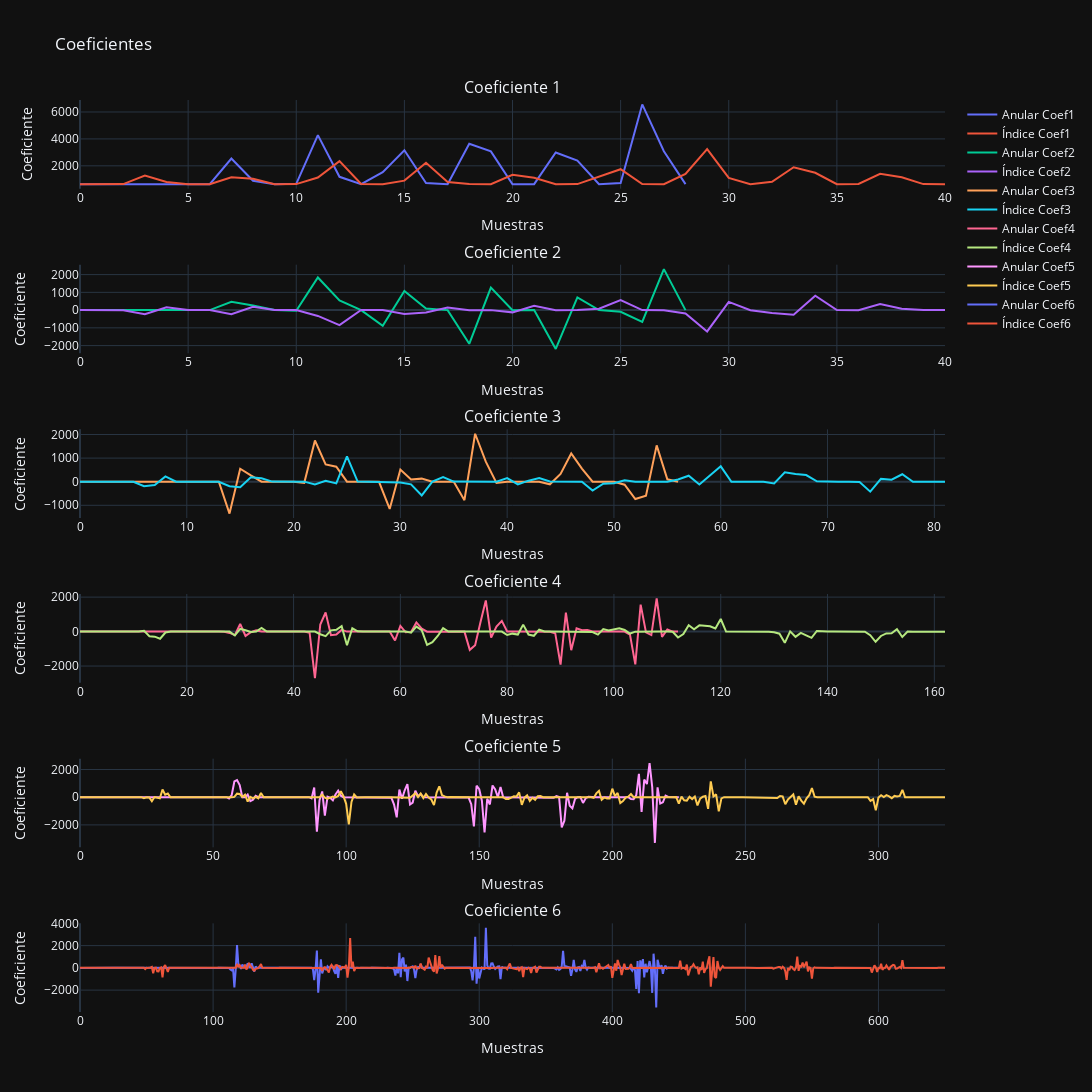
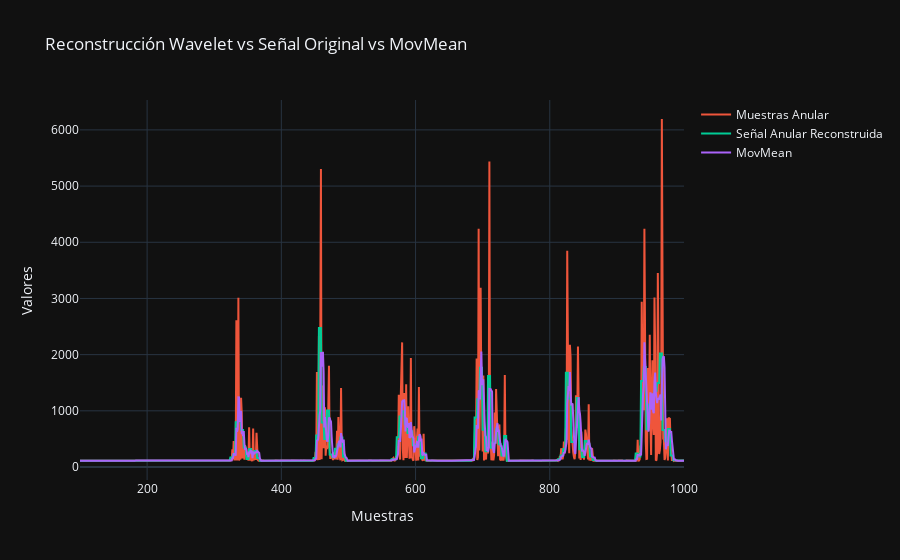

Here is the notebook cell these charts were saved with, in order:
### Markdown cell above
## Transformada Wavelet

### Code cell
import pywt
import plotly.graph_objs as go
from plotly.subplots import make_subplots


muestras_rango_anular = datos_cargados[
    (datos_cargados['Muestras'] >= 100) & 
    (datos_cargados['Muestras'] <= 1000) & 
    (datos_cargados['Dedo'] == 'Anular')
]['Valores']

muestras_rango_indice = datos_cargados[
    (datos_cargados['Muestras'] >= 100) & 
    (datos_cargados['Muestras'] <= 1400) & 
    (datos_cargados['Dedo'] == 'Indice')
]['Valores']

Movmean_anular = datos_cargados[
    (datos_cargados['Muestras'] >= 100) & 
    (datos_cargados['Muestras'] <= 1000) & 
    (datos_cargados['Dedo'] == 'Anular')
]['MovMean']

basetime=list(range(100, 1001));



# Calcular la descomposición de la señal usando wavedec (transformada wavelet discreta)
wavelet = 'db1'  
nivel_descomposicion = 5  
coefs_anular = pywt.wavedec(muestras_rango_anular, wavelet, level=nivel_descomposicion)
coefs_indice = pywt.wavedec(muestras_rango_indice, wavelet, level=nivel_descomposicion)

# Eliminar los coeficientes 5 y 6 (índices 4 y 5) de cada lista de coeficientes
coefs_anular_reconstruccion = coefs_anular[:4] + [None] * 2
coefs_indice_reconstruccion = coefs_indice[:4] + [None] * 2

# Reconstrucción de la señal sin los coeficientes 5 y 6
senal_reconstruida_anular = pywt.waverec(coefs_anular_reconstruccion, wavelet)
senal_reconstruida_indice = pywt.waverec(coefs_indice_reconstruccion, wavelet)

mav_indice = np.mean(np.abs(muestras_rango_indice))
mav_anular = np.mean(np.abs(muestras_rango_anular))



# print(f"El Valor Medio Absoluto (MAV) del indice es: {mav_indice}")
# print(f"El Valor Medio Absoluto (MAV) del anular es: {mav_anular}")


# Gráficos de cada coeficientes wavelet
fig = make_subplots(rows=len(coefs_anular), cols=1, subplot_titles=[f'Coeficiente {i+1}' for i in range(len(coefs_anular))])
for i, (coef_anular, coef_indice) in enumerate(zip(coefs_anular, coefs_indice), start=1):
    fig.add_trace(go.Scatter(y=coef_anular, mode='lines', name='Anular Coef' + str(i)), row=i, col=1)
    fig.add_trace(go.Scatter(y=coef_indice, mode='lines', name='Índice Coef' + str(i)), row=i, col=1)
    fig.update_xaxes(title_text='Muestras', row=i, col=1)
    fig.update_yaxes(title_text='Coeficiente', row=i, col=1)

fig.update_layout(height=1200, width=1600, title_text="Coeficientes",template="plotly_dark")
fig.show()


# Gráficos de la reconstrucción de la wavelet sin los coeficientes 5 y 6 - Comparando con la señal original y la filtrada (MovMean)

fig = px.line(template="plotly_dark",title="Reconstrucción Wavelet vs Señal Original vs MovMean")
fig.add_scatter(x=basetime,y=muestras_rango_anular, mode='lines', name='Muestras Anular')
fig.add_scatter(x=basetime,y=senal_reconstruida_anular, mode='lines', name='Señal Anular Reconstruida')
fig.add_scatter(x=basetime, y=Movmean_anular, mode='lines', name='MovMean')
fig.update_xaxes(title_text='Muestras')
fig.update_yaxes(title_text='Valores')

fig.show()

### Figure 1 — Plotly figure (JSON) as saved in the notebook; plotly's stock layout.template omitted (floating-point values rounded to 4 significant figures; data arrays with more than 128 entries replaced by an {"elided": "..."} marker saying what was removed)
{"data": [{"mode": "lines", "name": "Anular Coef1", "type": "scatter", "xaxis": "x", "y": [635.3, 640.5, 637.1, 637.6, 639.9, 633.9, 636.9, 2545.0, 895.9, 636.0, 667.0, 4279.0, 1185.0, 639.6, 1528.0, 3161.0, 727.1, 637.3, 3644.0, 3073.0, 636.6, 638.3, 2991.0, 2389.0, 634.8, 728.0, 6561.0, 3089.0, 642.8], "yaxis": "y"}, {"mode": "lines", "name": "Índice Coef1", "type": "scatter", "xaxis": "x", "y": [637.5, 635.9, 646.5, 1272.0, 797.8, 638.0, 640.3, 1147.0, 1042.0, 639.9, 644.7, 1134.0, 2351.0, 648.1, 640.5, 900.9, 2230.0, 794.6, 642.4, 641.7, 1337.0, 1109.0, 641.2, 642.9, 1176.0, 1750.0, 646.3, 634.6, 1397.0, 3249.0, 1109.0, 639.6, 810.0, 1892.0, 1483.0, 639.0, 653.7, 1409.0, 1153.0, 642.2, 635.0], "yaxis": "y"}, {"mode": "lines", "name": "Anular Coef2", "type": "scatter", "xaxis": "x2", "y": [-0.3536, -1.591, 0, -2.298, 3.889, 0.7071, 0.8839, 468.8, 258.1, 1.061, -32.7, 1839.0, 546.6, 1.061, -885.7, 1072.0, 93.87, 0.5303, -1899.0, 1269.0, -2.298, 1.237, -2186.0, 713.6, 0.8839, -92.28, -660.8, 2310.0, 0], "yaxis": "y2"}, {"mode": "lines", "name": "Índice Coef2", "type": "scatter", "xaxis": "x2", "y": [4.596, -4.066, -4.066, -236.7, 156.1, 5.834, 6.718, -235.8, 186.7, 3.536, -0.1768, -329.2, -849.2, 9.546, -0.1768, -213.9, -131.2, 146.5, -3.182, -1.414, -127.6, 247.7, -1.591, 1.237, 73.89, 568.9, 1.061, -7.071, -187.2, -1202.0, 461.9, -3.536, -166.2, -265.0, 808.4, 4.066, -8.839, 341.5, 71.24, 6.541, 4.95], "yaxis": "y2"}, {"mode": "lines", "name": "Anular Coef3", "type": "scatter", "xaxis": "x3", "y": [-2, -2.5, -0.75, 4.5, 0, 2.5, 0.25, -1.0, -1.25, 0.25, 0.75, 0.25, 1.5, -2.75, -1351.0, 548, 266.5, 3.0, -2.0, 1, 0, -47.25, 1746.0, 729.3, 635.8, 2.25, -1, -1.5, -4.25, -1153.0, 514.5, 94.5, 130.0, 0.25, 1.0, -0.75, -784.3, 2032.0, 847.5, -50.75, 2.5, 1.25, 0.25, -2.5, -110, 332.0, 1198.0, 556.2, -2.0, -0.25, 1, -127.5, -734.5, -592.0, 1540.0, 101.2, 0], "yaxis": "y3"}, {"mode": "lines", "name": "Índice Coef3", "type": "scatter", "xaxis": "x3", "y": [-1.5, 0.5, 1.25, 3, -3.25, -1.5, -187.8, -144.0, 221.5, 0.25, 1.75, -2.0, -1.5, -1.5, -191.0, -230.5, 191.8, 145.2, 5.0, 0.5, 3.75, 2.0, -113.7, 42.75, -72.0, 1074, 7.5, -7.5, -2.25, -5.5, -30.25, -111.3, -580.2, 2.25, 194.5, 4.25, -0.5, -1, 3.25, 2.75, 152.2, -113.8, 44.0, 154.3, 11.75, -5.684e-14, 0.5, -1.25, -375.0, -87.5, -67.0, 62.0, -0.25, -2.25, 0.25, -1.75, 90.75, 252.5, -118, 265, 652.0, -4.25, 1.75, -0.75, -5.25, -71.25, 399, 330.8, 281.2, 19, -0.25, -4.5, -2.842e-14, -15, -421.3, 118.7, 85.25, 316.0, -1.25, -2.0, -1.5, 0], "yaxis": "y3"}, {"mode": "lines", "name": "Anular Coef4", "type": "scatter", "xaxis": "x4", "y": [0.7071, -0.7071, -1.414, 2.828, 0, -1.061, -1.061, 1.061, -0.3536, -3.889, 0.7071, 2.828, 0.3536, 0.7071, -1.061, -0.3536, -0.7071, 1.061, -2.121, -1.768, -1.061, -2.121, -0.7071, 0.3536, -1.061, -1.061, 2.842e-14, -5.303, -78.14, -203.3, 438.4, -250.3, -35.0, 68.24, 1.414, 3.536, 2.475, -0.3536, -5.684e-14, -2.121, -1.061, -1.061, -0.3536, -65.76, -2708.0, 411.2, 1108.0, -212.8, -166.5, 98.99, -2.842e-14, 1.768, -2.121, -1.414, 1.414, -2.842e-14, 2.121, 0.3536, 1.414, -518.0, 327.7, -42.78, -19.09, 533.2, 172.9, -4.596, 0.7071, 1.061, -0.7071, 1.414, 1.768, -0.7071, -2.475, -1061.0, -792.7, 541.6, 1806.0, -353.9, 284.3, 619.8, 1.414, 2.121, 2.828, -0.3536, 2.475, -2.828, -2.121, 0.7071, -8.839, -94.4, -1922.0, 1096.0, -1079.0, 194.5, 75.66, 88.03, 0.3536, 1.061, 0.7071, -0.3536, 1.768, -1.061, 1.768, -178.5, -1902.0, 1563.0, -44.19, -203.3, 1923.0, -308.7, 119.1, -0.7071, -1.061], "yaxis": "y4"}, {"mode": "lines", "name": "Índice Coef4", "type": "scatter", "xaxis": "x4", "y": {"elided": "163 float values"}, "yaxis": "y4"}, {"mode": "lines", "name": "Anular Coef5", "type": "scatter", "xaxis": "x5", "y": {"elided": "226 float values"}, "yaxis": "y5"}, {"mode": "lines", "name": "Índice Coef5", "type": "scatter", "xaxis": "x5", "y": {"elided": "326 float values"}, "yaxis": "y5"}, {"mode": "lines", "name": "Anular Coef6", "type": "scatter", "xaxis": "x6", "y": {"elided": "451 float values"}, "yaxis": "y6"}, {"mode": "lines", "name": "Índice Coef6", "type": "scatter", "xaxis": "x6", "y": {"elided": "651 float values"}, "yaxis": "y6"}], "layout": {"annotations": [{"font": {"size": 16}, "showarrow": false, "text": "Coeficiente 1", "x": 0.5, "xanchor": "center", "xref": "paper", "y": 1.0, "yanchor": "bottom", "yref": "paper"}, {"font": {"size": 16}, "showarrow": false, "text": "Coeficiente 2", "x": 0.5, "xanchor": "center", "xref": "paper", "y": 0.8194, "yanchor": "bottom", "yref": "paper"}, {"font": {"size": 16}, "showarrow": false, "text": "Coeficiente 3", "x": 0.5, "xanchor": "center", "xref": "paper", "y": 0.6389, "yanchor": "bottom", "yref": "paper"}, {"font": {"size": 16}, "showarrow": false, "text": "Coeficiente 4", "x": 0.5, "xanchor": "center", "xref": "paper", "y": 0.4583, "yanchor": "bottom", "yref": "paper"}, {"font": {"size": 16}, "showarrow": false, "text": "Coeficiente 5", "x": 0.5, "xanchor": "center", "xref": "paper", "y": 0.2778, "yanchor": "bottom", "yref": "paper"}, {"font": {"size": 16}, "showarrow": false, "text": "Coeficiente 6", "x": 0.5, "xanchor": "center", "xref": "paper", "y": 0.09722, "yanchor": "bottom", "yref": "paper"}], "height": 1200, "title": {"text": "Coeficientes"}, "width": 1600, "xaxis": {"anchor": "y", "domain": [0, 1], "title": {"text": "Muestras"}}, "xaxis2": {"anchor": "y2", "domain": [0, 1], "title": {"text": "Muestras"}}, "xaxis3": {"anchor": "y3", "domain": [0, 1], "title": {"text": "Muestras"}}, "xaxis4": {"anchor": "y4", "domain": [0, 1], "title": {"text": "Muestras"}}, "xaxis5": {"anchor": "y5", "domain": [0, 1], "title": {"text": "Muestras"}}, "xaxis6": {"anchor": "y6", "domain": [0, 1], "title": {"text": "Muestras"}}, "yaxis": {"anchor": "x", "domain": [0.9028, 1.0], "title": {"text": "Coeficiente"}}, "yaxis2": {"anchor": "x2", "domain": [0.7222, 0.8194], "title": {"text": "Coeficiente"}}, "yaxis3": {"anchor": "x3", "domain": [0.5417, 0.6389], "title": {"text": "Coeficiente"}}, "yaxis4": {"anchor": "x4", "domain": [0.3611, 0.4583], "title": {"text": "Coeficiente"}}, "yaxis5": {"anchor": "x5", "domain": [0.1806, 0.2778], "title": {"text": "Coeficiente"}}, "yaxis6": {"anchor": "x6", "domain": [0, 0.09722], "title": {"text": "Coeficiente"}}}}

### Figure 2 — Plotly figure (JSON) as saved in the notebook; plotly's stock layout.template omitted (floating-point values rounded to 4 significant figures; data arrays with more than 128 entries replaced by an {"elided": "..."} marker saying what was removed)
{"data": [{"hovertemplate": "<extra></extra>", "legendgroup": "", "line": {"color": "#636efa", "dash": "solid"}, "marker": {"symbol": "circle"}, "mode": "lines", "name": "", "orientation": "v", "showlegend": false, "type": "scatter", "xaxis": "x", "yaxis": "y"}, {"mode": "lines", "name": "Muestras Anular", "type": "scatter", "x": {"elided": "901 int values"}, "y": {"elided": "901 int values"}}, {"mode": "lines", "name": "Señal Anular Reconstruida", "type": "scatter", "x": {"elided": "901 int values"}, "y": {"elided": "904 float values"}}, {"mode": "lines", "name": "MovMean", "type": "scatter", "x": {"elided": "901 int values"}, "y": {"elided": "901 float values"}}], "layout": {"legend": {"tracegroupgap": 0}, "title": {"text": "Reconstrucción Wavelet vs Señal Original vs MovMean"}, "xaxis": {"anchor": "y", "domain": [0, 1], "title": {"text": "Muestras"}}, "yaxis": {"anchor": "x", "domain": [0, 1], "title": {"text": "Valores"}}}}
